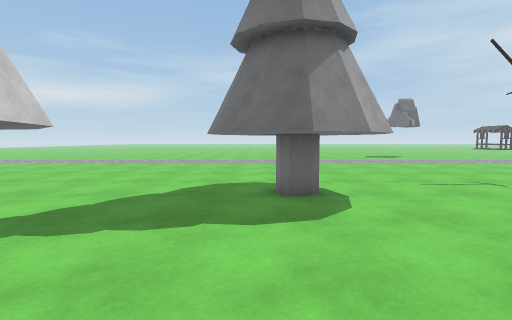
[1] (above)

24 first-person views from a walk through a Unity game level. The camera is 1.2 m above the floor, tilts 4° down and sees 85° across. The floor is counted in squares, 1 m on a side. Each view is taken from the middle of a square. On the plan, view 1 faces up. The plan holds only what a view shows up to about 13 squares ahead; the rest is blank. The place goes on beyond the plan. Some surface patterns are stand-ins.

[2]
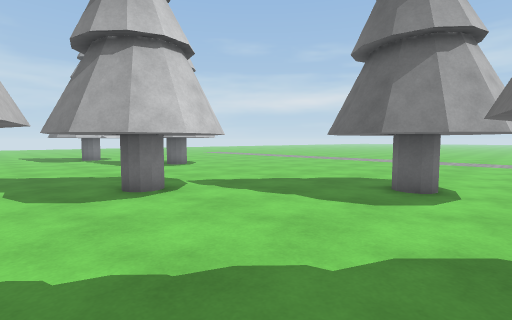

[3]
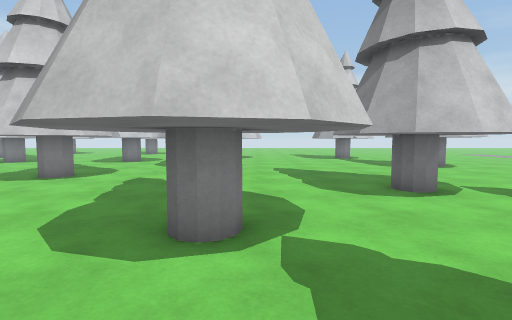

[4]
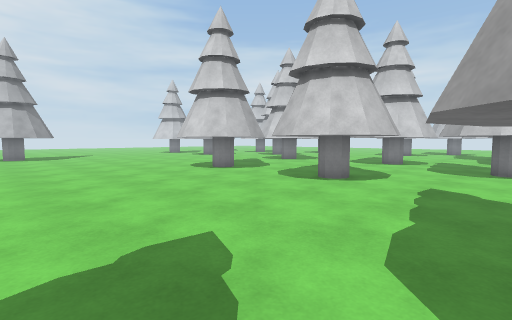

[5]
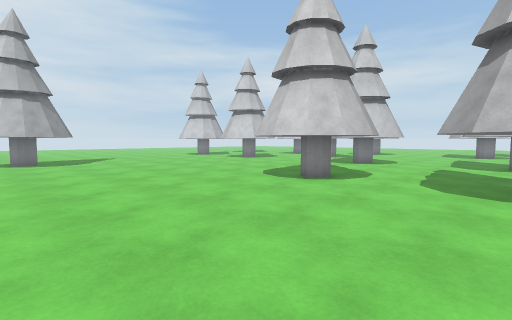

[6]
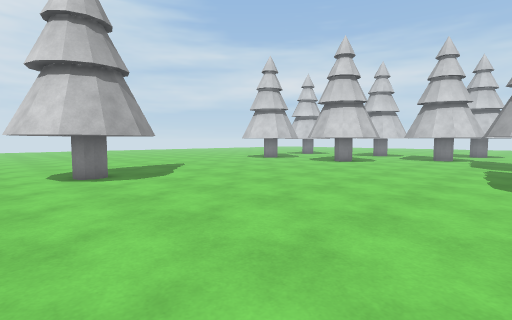

[7]
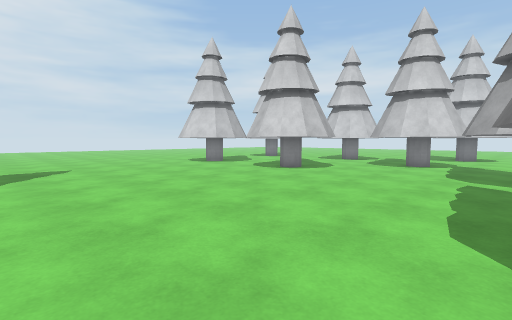

[8]
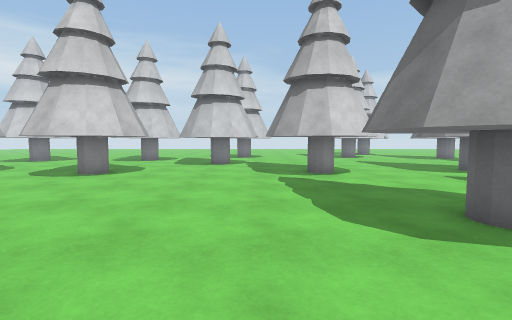

[9]
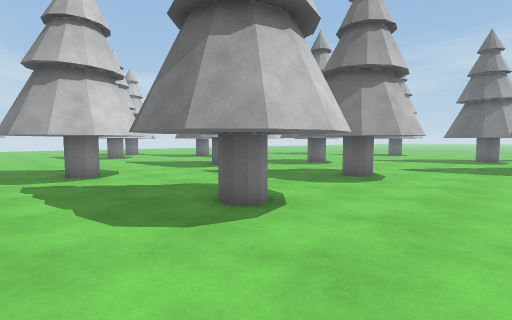

[10]
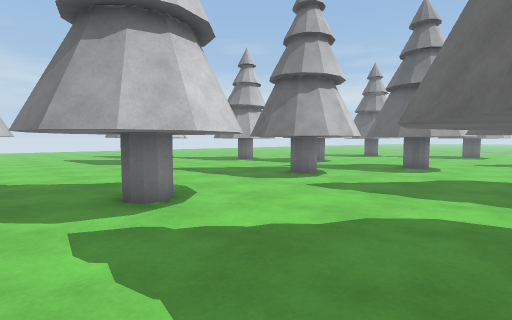

[11]
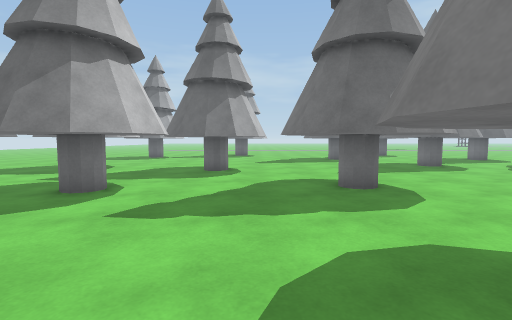

[12]
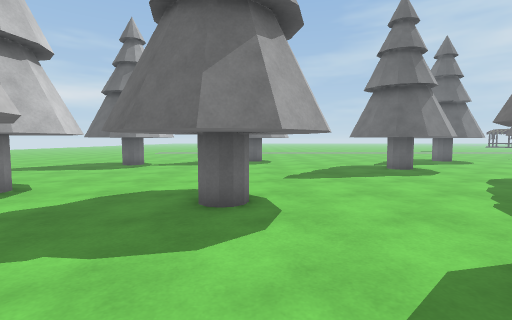

[13]
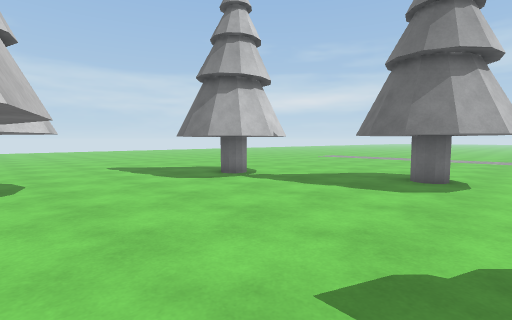

[14]
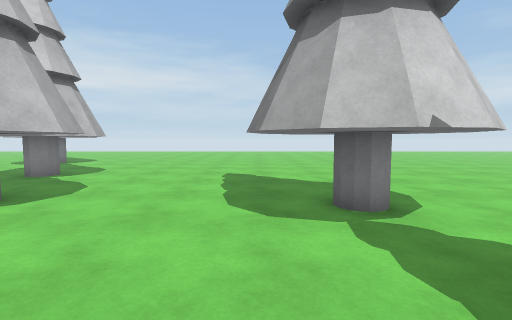

[15]
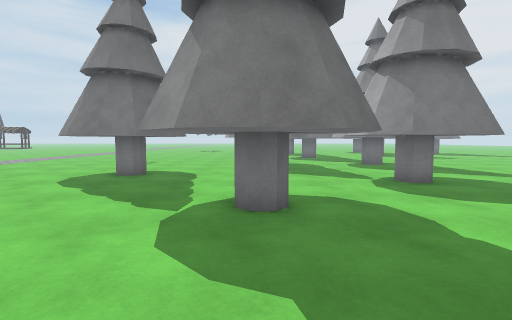

[16]
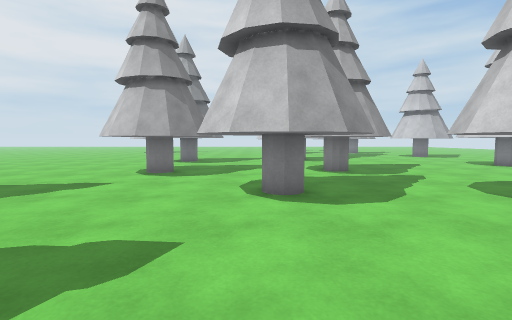

[17]
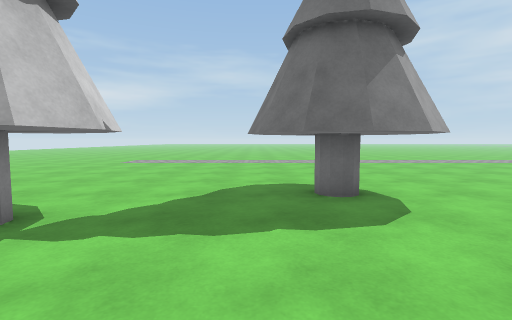

[18]
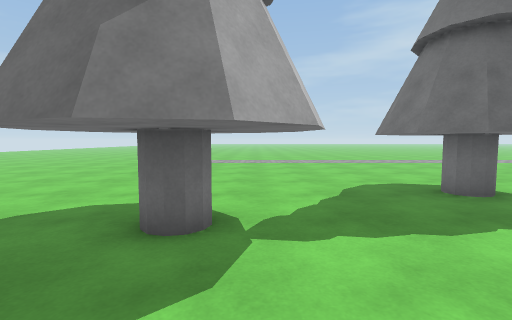

[19]
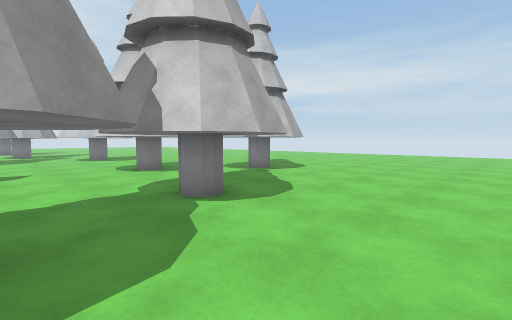

[20]
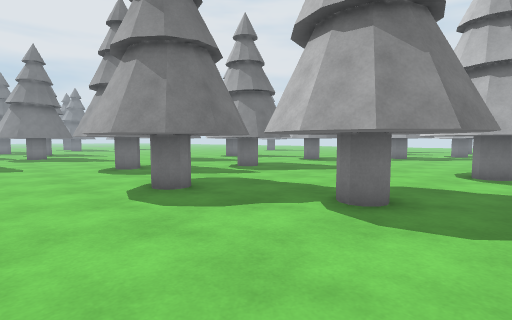

[21]
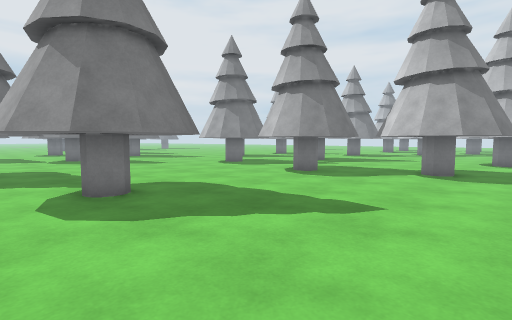

[22]
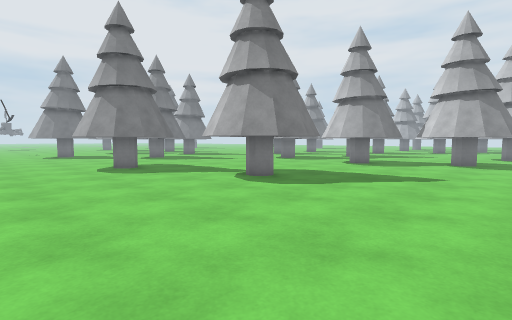

[23]
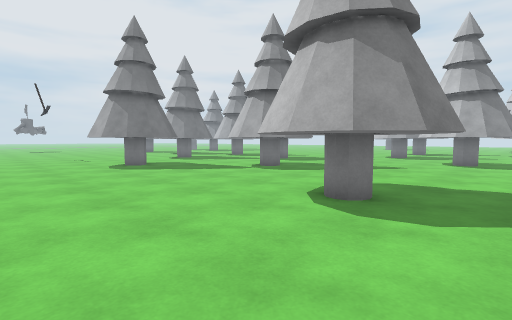

[24]
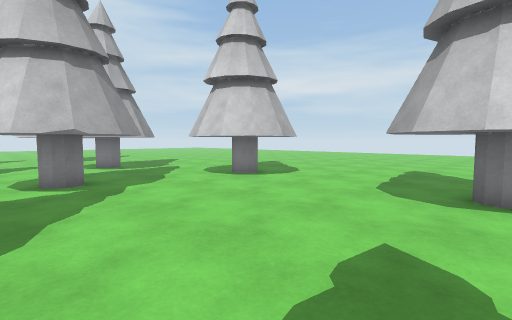

### Floor plan
Key: @ floor where view 1 was taken; . floor; O other object.
Columns run from 23 left of view 1 to 3 right of it. Each row starts with its distance up from view 1.
 12 ...........................
 11 ...........................
 10 ...........................
  9 ...........................
  8 ............OOO........OOO.
  7 ...........OOOOO......OOOOO
  6 ......OOO..OOOOO......OOOOO
  5 .....OOOOO.OOOO........OOO.
  4 .....OOOOO...O....OOO......
  3 .....OOOOO.......OOOOO.....
  2 ......OOO........OOOOO....O
  1 .................OOOOO....O
  0 ..................OOO..@..O
 -1 .....................OOO...
 -2 ......OOO...........OOOOO..
 -3 .....OOOO..OOOO.....OOOOO.
 -4 .OOOOOOOOO.OOOO......OOOO.
 -5 .OOOOOOOO. OOOO.......O...
 -6 OOOOO.O....OOOO............
 -7 .OOO .....O.O...OOO........
 -8 ........OOOO...OOOO........
 -9 ........OOOOO..OOOOO.......
-10 OOO.....OOOOO..OOOO.......
-11 OOOO.....OOO....OO........
-12 OOOO.............O........
-13 OOO............OOOO.......
-14 ......... OOO..OOOOO......
-15 ......... OOO..OOOOO......
-16 ........ OOOO...OOO........
-17 OOO......OOOO.............
-18 OOO...OO..O................
-19 OOOO.OOOO..................
-20  OO..OOOO..................
-21   ...  OO..................
-22   .... O..OOO..............
-23   .OOO .. OOO..............
-24   OOO  .. OOOO.........OO..
-25     O  .   OO.........OOOO.
-26       ..   OO.........OOOO.
-27       ......  ........O OO.
-28        ...OOO  .......

Positions as (right, up) in squares from view 1, and headings:
1: (0, 0), facing up
2: (3, -1), facing up-left
3: (3, -2), facing left
4: (2, -4), facing down-left
5: (2, -9), facing down-left
6: (3, -16), facing down-left
7: (-2, -16), facing down-left
8: (-2, -18), facing left
9: (-2, -18), facing up-left
10: (-7, -18), facing up-left
11: (-9, -16), facing up
12: (-10, -10), facing up
13: (-8, -3), facing up-left
14: (-11, 2), facing left
15: (-9, 2), facing right
16: (-10, 2), facing down
17: (-12, 0), facing up
18: (-15, 0), facing up
19: (-17, 0), facing down-left
20: (-23, 0), facing down-right
21: (-23, 6), facing down-right
22: (-23, 11), facing down-right
23: (-13, 12), facing down-right
24: (-15, -11), facing down-left
